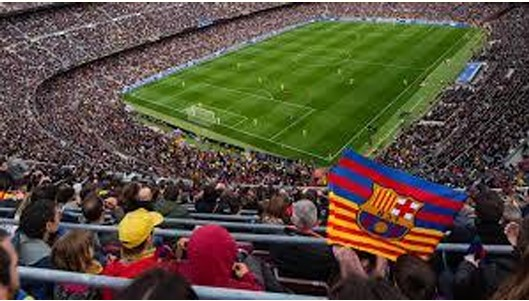
#> input picture HW3/1.jpg, 529 x 301 px
$ python 'Mohammad Sweiti (211098) HW03.py'
#> lines starting #> are read from the running program, lines starting #| are printed output that depends on the picture; after the words box and inside, x2 and y2 are one past the last pixel; in counts of white or black regions, pixels touching at a corner belong together
#name : Mohammad Omar Ahmad Sweiti
#ID : 211098
#HW03

import cv2
import numpy as np

def threshold_channel(channel, low, high):
    height, width = channel.shape
    mask = np.zeros((height, width), dtype=np.uint8)
    for i in range(height):
        for j in range(width):
            if low <= channel[i, j] <= high:
                mask[i, j] = 1
    return mask

def red_highlighting(image, mask):
    result = image.copy()
    for i in range(mask.shape[0]):
        for j in range(mask.shape[1]):
            if mask[i, j]:
                result[i, j] = [0, 0, 255]
    return result


#######################################################
#Reading the image
image = cv2.imread('./1.jpg', cv2.IMREAD_COLOR)
#> image is the input picture: shape (301, 529, 3); mean B, G, R 61, 76, 85.9

#read it as HSV model
hsv_img = cv2.cvtColor(image, cv2.COLOR_BGR2HSV)
#> hsv_img: shape (301, 529, 3); mean H, S, V 85.8, 109.7, 95.7

#using h and s channels only to detect the football field
h_channel ,s_channel,_ = cv2.split(hsv_img)
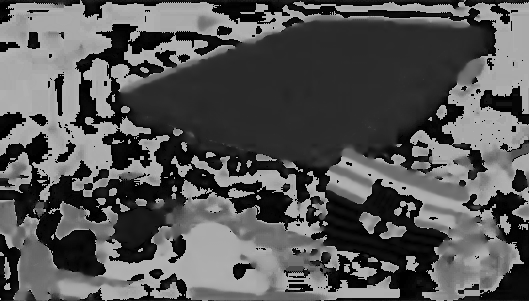
#> h_channel: shape (301, 529); min 0, max 179, mean 85.8
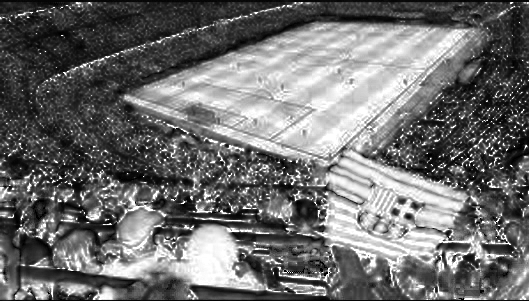
#> s_channel: shape (301, 529); min 0, max 255, mean 109.7

#thresholding value for each channel
hl, hh = 35, 90
#range for s channel which is very saturated
sl, sh = 80, 255

#making the mask for each channel
h_mask = threshold_channel(h_channel, hl, hh)
#> after the loop in threshold_channel, `for i in range(height):`:
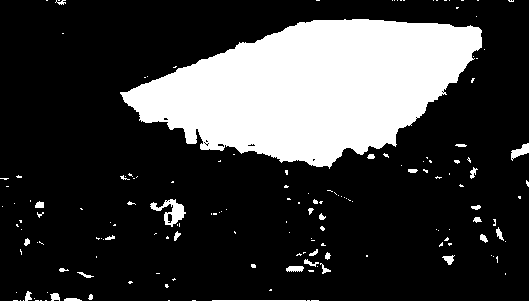
#> mask: shape (301, 529); values 0 (black) and 1 (white), 22.7% white; 165 white regions (134 under 20 px), largest, box (x1, y1, x2, y2) and area: (120, 19, 482, 169) 33712, (150, 199, 186, 227) 409, (511, 143, 529, 161) 157
#the opencv library uses 0-255 for the s channel, so we need to convert it to 1 to 255
cv2.imshow("h_mask", h_mask*255)
s_mask = threshold_channel(s_channel, sl, sh)
#> call 2 of threshold_channel, with low = 80, high = 255
#> after the loop in threshold_channel (call 2), `for i in range(height):`:
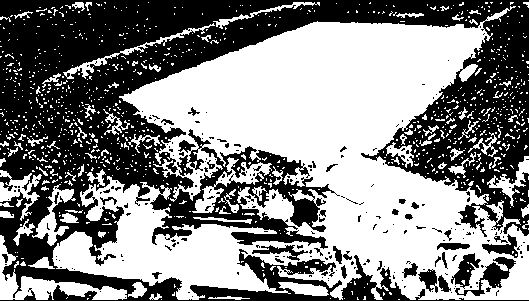
#> mask: shape (301, 529); values 0 (black) and 1 (white), 52.6% white; 233 black regions (199 under 20 px), largest, box (x1, y1, x2, y2) and area: (0, 0, 529, 301) 71182, (455, 257, 516, 296) 678, (451, 253, 481, 289) 467
cv2.imshow("s_mask", s_mask*255)
# combine the result
combined_mask = np.logical_and(h_mask, s_mask).astype(np.uint8)
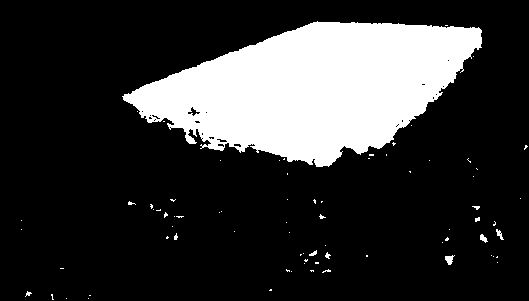
#> combined_mask: shape (301, 529); values 0 (black) and 1 (white), 20.4% white; 76 white regions (70 under 20 px), largest, box (x1, y1, x2, y2) and area: (122, 21, 482, 167) 31966, (445, 255, 455, 265) 59, (480, 234, 488, 243) 40, (496, 229, 504, 240) 39, (309, 250, 317, 256) 26, (325, 252, 331, 259) 22
cv2.imshow("combine the result mask", combined_mask*255)


#highlight the football field in red in the original image
output_image = red_highlighting(image, combined_mask)
#> after the loop in red_highlighting, `for i in range(mask.shape[0]):`:
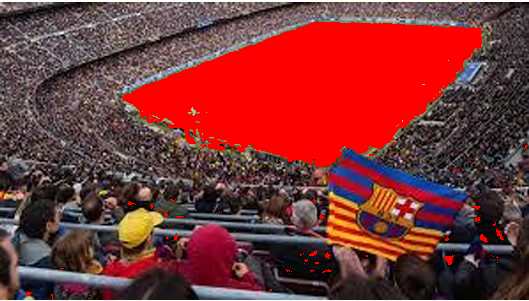
#> result: shape (301, 529, 3); mean B, G, R 54.6, 53.9, 122.2

# Save the result
cv2.imwrite("oup.jpg", output_image)
cv2.imshow("output image", output_image)

cv2.waitKey(0)
cv2.destroyAllWindows()
